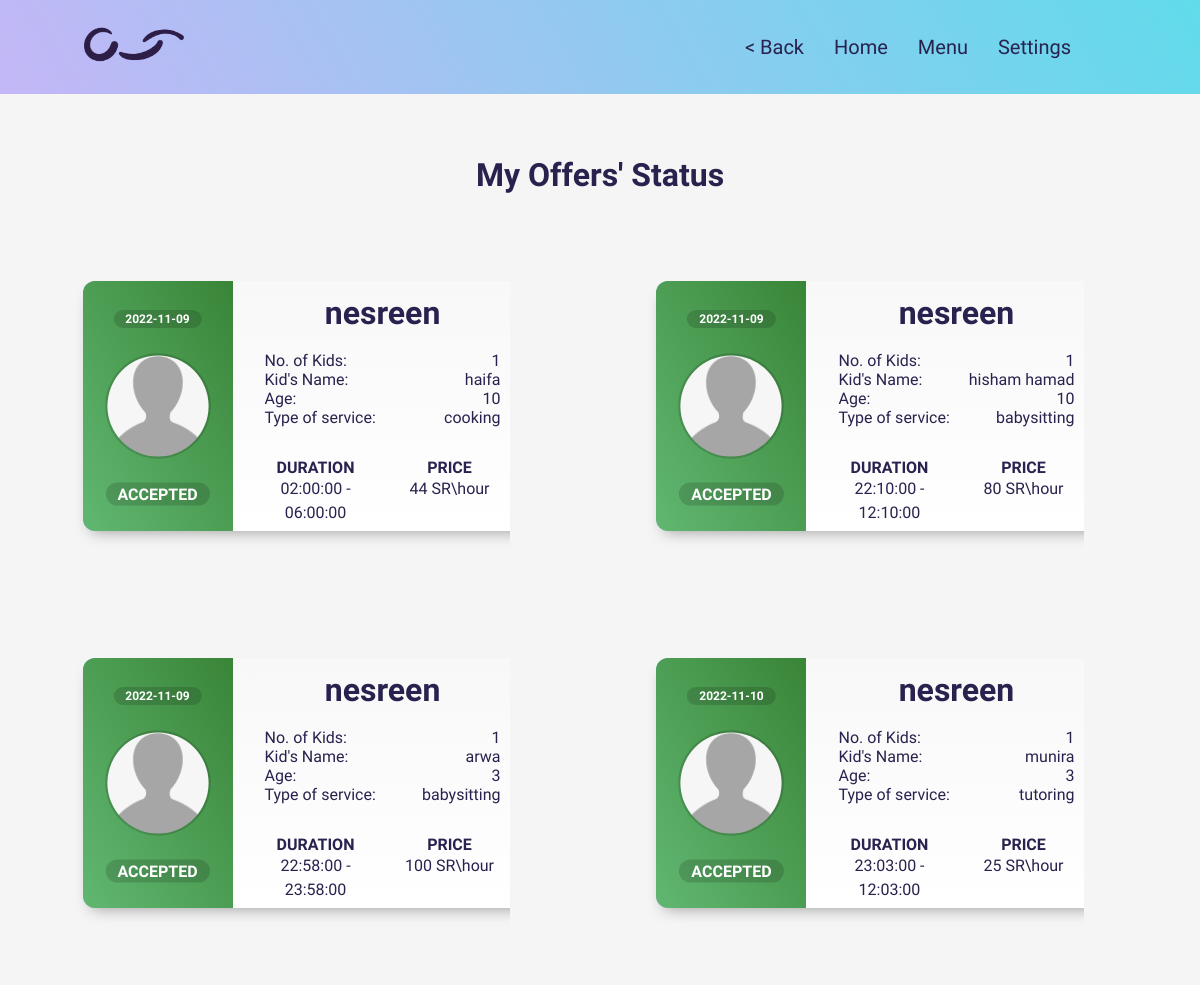
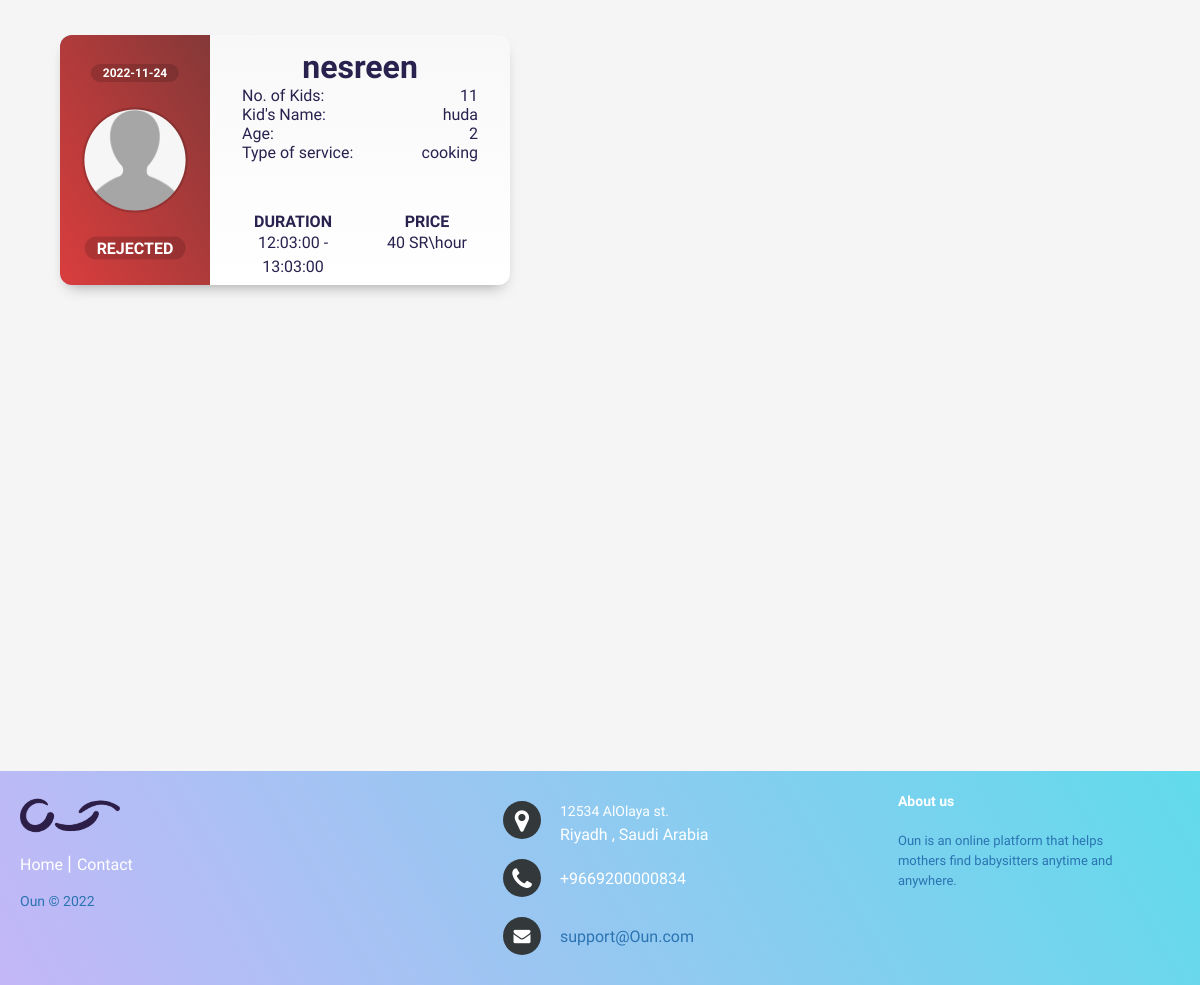
Page /OfferList.php (signed in) on the committed database (2 pictures, top to bottom).
### tables this page shows
CREATE TABLE `request` (
  `request_id` int(10) NOT NULL,
  `parent_id` int(11) NOT NULL,
  `numOfKids` int(11) NOT NULL,
  `kid_name` varchar(100) NOT NULL,
  `kid_age` varchar(11) NOT NULL,
  `service_type` varchar(20) NOT NULL,
  `date` date NOT NULL,
  `start_time` time NOT NULL,
  `end_time` time NOT NULL
);

CREATE TABLE `parent` (
  `parent_id` int(10) NOT NULL,
  `parent_image` varchar(500) DEFAULT 'prpic.png',
  `name` varchar(30) DEFAULT NULL,
  `email` varchar(50) NOT NULL,
  `password` varchar(128) NOT NULL,
  `city` varchar(20) DEFAULT NULL,
  `district` varchar(20) DEFAULT NULL,
  `street` varchar(20) DEFAULT NULL,
  `buildingNo` varchar(20) DEFAULT NULL,
  `phoneNo` int(10) DEFAULT NULL
);

CREATE TABLE `offer` (
  `offer_id` int(10) NOT NULL,
  `babysitter_id` int(10) NOT NULL,
  `request_id` int(10) NOT NULL,
  `price` float NOT NULL,
  `status` varchar(20) NOT NULL
);

### functions.php (called while the page is built, shortened)
<?php
function getoffers(){
    global $con;
    $query = "SELECT offer.*, babysitter.* , request.*
    FROM offer
     INNER JOIN babysitter ON babysitter.national_id = offer.babysitter_id
     INNER JOIN request ON offer.request_id = request.request_id;";
    return mysqli_query( $con  , $query);
}
?>

### OfferList.php (the view, shortened to what this page needs)
<?php
include("connection.php");
include("functions.php");
?>
<!DOCTYPE html>
<html lang="en">
<head>
    <link rel="stylesheet" href="https://cdnjs.cloudflare.com/ajax/libs/font-awesome/4.7.0/css/font-awesome.min.css">
    <link rel="stylesheet" href="footer.css">
    <link rel="stylesheet" href="styleB.css">
    <link rel="stylesheet" href="cardsOffer.css">
    <link rel="stylesheet" href="mytitles.css">
</head>
<body>
  <header>
    <a href="#" class="logo"><img src="images/logo.png" alt="logo icon"></a>
    <nav class="navbar">
    <ul>
    <li>    <a onclick="window.history.back()" style="pointer:cursor;"> < Back </a> </li>
    <li><a href="currentBaby.php"> Home </a></li>
    <li> <a href="#"> Menu </a>
    <li> <a href="#"> Settings </a>
    </li>
    </ul>
    </nav>
    </header>
  <h1 class="mytitle"> My Offers' Status </h1>
     <?php
 $offers = getOffers();
 if( mysqli_num_rows($offers) > 0)
{
    foreach( $offers as $element )
  {
    echo "<div class='container' >" ;
    $thisID = $element['request_id'];
    $query = "Select parent.parent_id , parent_image , parent.name
    FROM offer
     INNER JOIN babysitter ON babysitter.national_id = offer.babysitter_id
     INNER JOIN request ON offer.request_id = request.request_id
     INNER JOIN parent ON request.parent_id = parent.parent_id
     WHERE request.request_id = $thisID ; ";
     $result = mysqli_query( $con , $query);
     while ($row = mysqli_fetch_assoc($result)) {
    if( $element['status'] == 'a')
   {
    ?>
     <div class="ccenter">
         <div class="card">
           <div class="additional">
         <div class="accept">
             <div class="user-card">
               <div class="Date center">
                 <?php echo $element['date'] ?>
              </div>
               <div class="offerstatus center">
                 Accepted
               </div>
               <svg width="110" height="110" viewBox="0 0 250 250" xmlns="http://www.w3.org/2000/svg" role="img"  class="center">
                 <defs>
                   <clipPath id="scene">
                     <circle cx="125" cy="125" r="115"/>
                   </clipPath>
                 </defs>
                 <circle cx="125" cy="125" r="120" fill="rgba(0,0,0,0.15)" />
                 <g stroke="none" stroke-width="0" clip-path="url(#scene)">
                  <image href="images/<?php echo $row['parent_image'];?>" width="250" height="260" />
                 </g>
               </svg>
             </div>
     </div>
           </div>
           <div class="general">
             <h1><?php echo $row['name']; ?></h1>
             <br>
             <p>
              <div class="coords">
                <span>No. of Kids:</span>
                <span><?php echo $element['numOfKids']; ?></span>
              </div>
              <div class="coords">
                <span>Kid's Name:</span>
                <span><?php echo $element['kid_name']; ?></span>
              </div>
                 <div class="coords">
                     <span>Age:</span>
                     <span><?php echo $element['kid_age']; ?></span>
                   </div>
                   <div class="coords">
                     <span>Type of service:</span>
                     <span><?php echo $element['service_type']; ?></span>
                   </div>
             <div class="stats">
                 <div>
                   <div class="title">Duration</div>
                   <div class="valueDuration"><?php echo $element['start_time']; ?> - <?php echo $element['end_time']; ?></div>
                 </div>
                 <div>
                   <div class="title">price</div>
                   <div class="value "><?php echo $element['price'];?> SR\hour</div>
                 </div>
               </div>
            </div>
          </div>
      <?php
      break;
      }
      elseif($element['status'] == 'r'){
         ?>
         <div class="card">
           <div class="additional">
         <div class="danger">
             <div class="user-card">
               <div class="Date center">
                 <?php echo $element['date']; ?>
              </div>
               <div class="offerstatus center">
                 Rejected
               </div>
               <svg width="110" height="110" viewBox="0 0 250 250" xmlns="http://www.w3.org/2000/svg" role="img"  class="center">
                 <circle cx="125" cy="125" r="120" fill="rgba(0,0,0,0.15)" />
                 <g stroke="none" stroke-width="0" clip-path="url(#scene)">
                  <image href="images/<?php echo $row['parent_image']; ?>" width="250" height="260" />
                 </g>
               </svg>
             </div>
     </div>
           </div>
           <div class="general">
             <h1><?php echo $row['name']; ?></h1>
             <p>
              <div class="coords">
                <span>No. of Kids:</span>
                <span>1<?php echo $element['numOfKids']; ?></span>
              </div>
              <div class="coords">
                <span>Kid's Name:</span>
                <span><?php echo $element['kid_name']; ?></span>
              </div>
                 <div class="coords">
                     <span>Age:</span>
                     <span><?php echo $element['kid_age']; ?></span>
                   </div>
                   <div class="coords">
                     <span>Type of service:</span>
                     <span><?php echo $element['service_type']; ?></span>
                   </div>
             <div class="stats">
                 <div>
                   <div class="title">Duration</div>
                   <div class="valueDuration"><?php echo $element['start_time']; ?> - <?php echo $element['end_time']; ?></div>
                 </div>
                 <div>
                   <div class="title">price</div>
                   <div class="value "><?php echo $element['price']; ?> SR\hour</div>
                 </div>
               </div>
           </div>
         </div>
    <?php  break;
        }
  }
  echo "</div>";
 }
} else{
        echo "<h2> You haven't made any offers </h2>";
       }?>
<footer class="footer-distributed">
  <div class="footer-left">
  <div>
  <img class="logo" src="images/logo.png" alt="Ouun">
  </div>
  <p class="footer-links">
  <a href="currentBaby.php" class="link-1">Home</a>
  <a href="mailto:support@Ouun.com">Contact</a>
  </p>
  <p class="footer-company-name">Oun © 2022</p>
  </div>
  <div class="footer-center">
  <div>
  <i class="fa fa-map-marker"></i>
  <p><span>12534 AlOlaya st.</span> Riyadh , Saudi Arabia</p>
  </div>
  <div>
  <i class="fa fa-phone"></i>
  <p>+9669200000834</p>
  </div>
  <div>
  <i class="fa fa-envelope"></i>
  <p><a href="mailto:support@Ouun.com">support@Oun.com</a></p>
  </div>
  </div>
  <div class="footer-right">
  <p class="footer-company-about">
  <span>About us</span>
  Oun is an online platform that helps mothers find babysitters anytime and anywhere.
  </p>
  </div>
  </footer>
</body>
</html>

### footer.css (style rules this page uses)
.footer-distributed { background: Linear-gradient(60deg , rgb(196 , 183, 247) 0% , rgb(97 , 219 , 235) 100%); box-shadow: 0 1px 1px 0 rgba(0, 0, 0, 0.12); box-sizing: border-box; width: 100%; text-align: left; padding: 20px 20px; position:relative; top:450px; margin:0; }
.footer-distributed .footer-left, .footer-distributed .footer-center, .footer-distributed .footer-right { display: inline-block; vertical-align: top; }
.footer-distributed .footer-left { width: 40%; }
.footer-distributed .logo { width: 100px; height: 50px; margin: 0; }
.footer-distributed .footer-links { color: #ffffff; margin: 0px 0 12px; padding: 0; }
.footer-distributed .footer-links a { display:inline-block; line-height: 1.8; font-weight:400; text-decoration: none; color: inherit; }
.footer-distributed .footer-company-name { color: rgb(43, 115, 177); font-size: 14px; font-weight: normal; margin: 0; }
.footer-distributed .footer-center { width: 35%; }
.footer-distributed .footer-center i { background-color: #33383b; color: #ffffff; font-size: 25px; width: 38px; height: 38px; border-radius: 50%; text-align: center; line-height: 42px; margin: 10px 15px; vertical-align: middle; }
.footer-distributed .footer-center i.fa-envelope { font-size: 17px; line-height: 38px; }
.footer-distributed .footer-center p { display: inline-block; color: #ffffff; font-weight:400; vertical-align: middle; margin:0; }
.footer-distributed .footer-center p span { display:block; font-weight: normal; font-size:14px; line-height:2; }
.footer-distributed .footer-center p a { color: rgb(43, 115, 177); text-decoration: none;; }
.footer-distributed .footer-links a:before { content: "|"; font-weight:300; font-size: 20px; left: 0; color: #fff; display: inline-block; padding-right: 5px; }
.footer-distributed .footer-links .link-1:before { content: none; }
.footer-distributed .footer-right { width: 20%; }
.footer-distributed .footer-company-about { line-height: 20px; color: rgb(43, 115, 177); font-size: 13px; font-weight: normal; margin: 0; }
.footer-distributed .footer-company-about span { display: block; color: #ffffff; font-size: 14px; font-weight: bold; margin-bottom: 20px; }

### styleB.css (style rules this page uses)
body { background: whitesmoke; color:#404040; }
* { padding: 0; margin: 0; font-family: Optima, 'Segoe UI', Tahoma, Geneva, Verdana, sans-serif; }
header { position: fixed; top:0; left:0; right:0; background:Linear-gradient(60deg , rgb(196 , 183, 247) 0% , rgb(97 , 219 , 235) 100%); padding:20px 7%; display: flex; align-items: center; justify-content: space-between; z-index:1000; }
header img { width:100px; height:50px; }
header .navbar ul { list-style:none; padding: 0px 20px; }
header .navbar ul li { position:relative; float:left; padding: 0px 20px 0 0; }
header .navbar ul li a { font-size:20px; padding:5px; color:rgb(41,33,78);; display:block; }
a { text-decoration: none; }

### mytitles.css (style rules this page uses)
.mytitle { margin-top: 13%; text-align:center; color: rgb(41, 33, 78); }

### OfferList.php (style rules this page uses)
.container { display: contents; width: 100%; grid-template-columns: repeat(auto-fill, minmax(200px, 1fr)); grid-gap: 20px; align-items: stretch; }

### rows in the picture
offer: price "44"
parent: name "nesreen"
request: date "2022-11-09", numOfKids "1", kid_name "haifa", kid_age "10", service_type "cooking", start_time "02:00:00", end_time "06:00:00"
offer: price "80"
request: date "2022-11-09", numOfKids "1", kid_name "hisham hamad", kid_age "10", service_type "babysitting", start_time "22:10:00", end_time "12:10:00"
offer: price "100"
request: date "2022-11-09", numOfKids "1", kid_name "arwa", kid_age "3", service_type "babysitting", start_time "22:58:00", end_time "23:58:00"
offer: price "25"
request: date "2022-11-10", numOfKids "1", kid_name "munira", kid_age "3", service_type "tutoring", start_time "23:03:00", end_time "12:03:00"
offer: price "40"
request: date "2022-11-24", numOfKids "1", kid_name "huda", kid_age "2", service_type "cooking", start_time "12:03:00", end_time "13:03:00"
